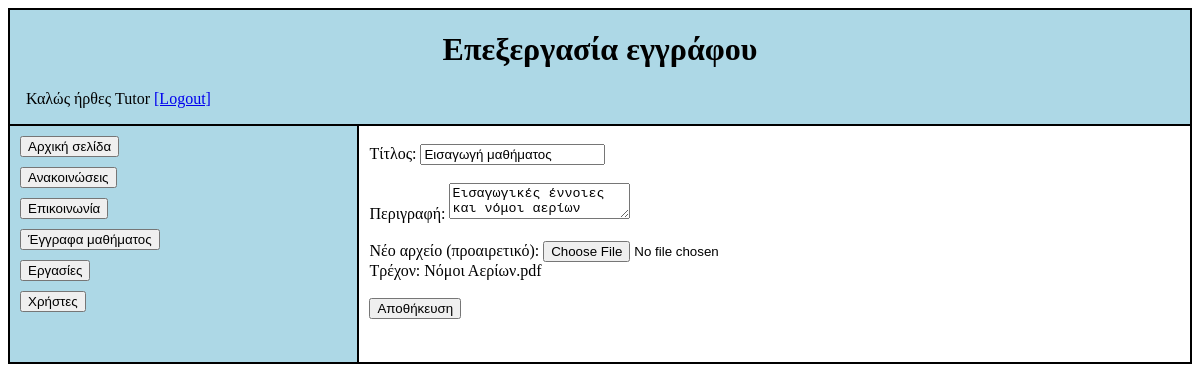
The page /edit_document.php?id=1 (signed in) on the database its author committed.
### tables this page shows
CREATE TABLE `documents` (
  `id` int(11) NOT NULL,
  `title` varchar(255) DEFAULT NULL,
  `description` text DEFAULT NULL,
  `filename` varchar(255) DEFAULT NULL
);

### edit_document.php (the view, shortened to what this page needs)
<?php
require 'config.php';
$id = $_GET['id'];
$res = mysqli_query($conn, "SELECT * FROM documents WHERE id=$id");
$doc = mysqli_fetch_assoc($res);
?>
<!DOCTYPE html>
<html lang="en">
<head>
    <link rel="stylesheet" href="documents.css">
</head>
<body>
<div class="container">
    <div class="container1">
        <h1 style="text-align: center">Επεξεργασία εγγράφου</h1>
		<p style="margin-left:1em;">Καλώς ήρθες <?php echo $_SESSION['name']; ?>
			<a href="logout.php">[Logout]</a>
		</p>
    </div>
    <div class="container2">
        <div class="container3">
            <button class="buttons-margin1" type="button" onclick="window.location.href='index.php';">Αρχική σελίδα</button>
            <button class="buttons-margin2" type="button" onclick="window.location.href='announcements.php';" id="b-announcements">Ανακοινώσεις</button>
            <button class="buttons-margin2" type="button" onclick="window.location.href='communication.php';" id="b-communications">Επικοινωνία</button>
            <button class="buttons-margin1" type="button" onclick="window.location.href='documents.php';" id="b-documents">Έγγραφα μαθήματος</button>
            <button class="buttons-margin2" type="button" onclick="window.location.href='assignments.php';" id="b-assignments">Εργασίες</button>
			<?php if ($_SESSION['role'] == 'tutor'): ?>
				<button class="buttons-margin3" type="button" onclick="window.location.href='users.php';" id="b-users">Χρήστες</button>
			<?php endif; ?>
        </div>
        <div class="container4">
			<br>
            <form method="post" enctype="multipart/form-data">
			Τίτλος:
			<input name="title"
			value="<?php echo $doc['title']; ?>"><br><br>
			Περιγραφή:
			<textarea name="description"><?php echo $doc['description']; ?></textarea><br><br>
			Νέο αρχείο (προαιρετικό):
			<input type="file" name="file"><br>
			Τρέχον: <?php echo $doc['filename']; ?><br><br>
			<button>Αποθήκευση</button>
			</form>
			<br>
        </div>
    </div>
</div>
</body>
</html>

### documents.css (style rules this page uses)
.container { border: 1px solid black; }
.container1 { border: 1px solid black; background-color: lightblue; }
.container2 { display: flex; }
.container3 { border: 1px solid black; width: 30%; background-color: lightblue; }
.container4 { padding: 0px 10px 0px 10px; border: 1px solid black; width: 70%; }
.buttons-margin1 { margin: 10px 10% 0px 10px; }
.buttons-margin2 { margin: 10px 100% 0px 10px; }
.buttons-margin3 { margin: 10px 100% 50px 10px; }

### rows shown on the page
documents: title "Εισαγωγή μαθήματος", description "Εισαγωγικές έννοιες και νόμοι αερίων", filename "Νόμοι Αερίων.pdf"

### other values the page prints
$_SESSION['name'] "Tutor"
